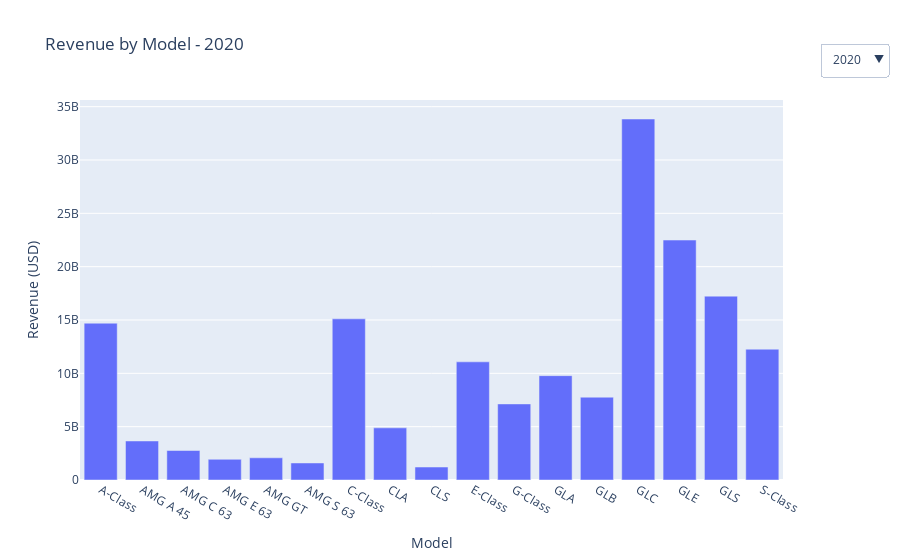

The notebook cell this image was saved under:
### Code cell
year_model_rev = (
    df.groupby(['Year', 'Model'])['Revenue']
      .sum()
      .reset_index()
)

years = sorted(year_model_rev['Year'].unique())
models = year_model_rev['Model'].unique()

fig = go.Figure()

kpi_data = []

for year in years:
    yearly_data = df[df['Year'] == year]
    total_revenue = yearly_data['Revenue'].sum()
    total_sales = yearly_data['Sales Volume'].sum()
    top_model = yearly_data.groupby('Model')['Revenue'].sum().idxmax()

    kpi_data.append({
        "year": year,
        "revenue": total_revenue,
        "sales": total_sales,
        "top_model": top_model
    })

    temp = year_model_rev[year_model_rev['Year'] == year]

    fig.add_trace(go.Bar(
        x=temp['Model'],
        y=temp['Revenue'],
        name=str(year),
        visible=False
    ))

# Show first year by default
fig.data[0].visible = True


buttons = []

for i, year in enumerate(years):
    yr_data = kpi_data[i]
    visibility = [False] * len(years)
    visibility[i] = True

    buttons.append(dict(
        label=str(year),
        method="update",
        args=[
            {"visible": visibility},
            {"title": f"""
Revenue by Model - {year}<br>
<b>Total Revenue:</b> ${yr_data['revenue']:,.0f} |
<b>Total Sales:</b> {yr_data['sales']:,} units |
<b>Top Model:</b> {yr_data['top_model']}
"""}
        ]
    ))
fig.update_layout(
    updatemenus=[dict(
        buttons=buttons,
        direction="down",
        x=1.15,
        y=1.15
    )],
    title=f"Revenue by Model - {years[0]}",
    yaxis_title="Revenue (USD)",
    xaxis_title="Model"
)

fig.show()

### Figure 1 — Plotly figure (JSON) as saved in the notebook; plotly's stock layout.template omitted (floating-point values rounded to 4 significant figures)
{"data": [{"name": "2020", "type": "bar", "visible": true, "x": ["A-Class", "AMG A 45", "AMG C 63", "AMG E 63", "AMG GT", "AMG S 63", "C-Class", "CLA", "CLS", "E-Class", "G-Class", "GLA", "GLB", "GLC", "GLE", "GLS", "S-Class"], "y": [14700931828, 3658197200, 2765520497, 1941008002, 2081472746, 1597179897, 15109876501, 4888993138, 1215942914, 11078992304, 7132551810, 9782435870, 7764771840, 33844444384, 22495778213, 17237623124, 12262419177]}, {"name": "2021", "type": "bar", "visible": false, "x": ["A-Class", "AMG A 45", "AMG C 63", "AMG E 63", "AMG GT", "AMG S 63", "C-Class", "CLA", "CLS", "E-Class", "G-Class", "GLA", "GLB", "GLC", "GLE", "GLS", "S-Class"], "y": [16581166974, 3850294297, 3533298991, 2066168839, 2890534740, 1833810220, 15521406617, 6372715827, 1587079905, 12697859090, 8858056280, 12346508890, 9613062199, 40215158200, 29378065249, 20995039847, 15163364727]}, {"name": "2022", "type": "bar", "visible": false, "x": ["A-Class", "AMG A 45", "AMG C 63", "AMG E 63", "AMG GT", "AMG S 63", "C-Class", "CLA", "CLS", "E-Class", "G-Class", "GLA", "GLB", "GLC", "GLE", "GLS", "S-Class"], "y": [18996477868, 4394341937, 3205523998, 2400453080, 2690254971, 1716509890, 15596979849, 6116660859, 1599078998, 14185886194, 8495281309, 12638136126, 10268558771, 36267471776, 29538135283, 19528922912, 14586810560]}, {"name": "2023", "type": "bar", "visible": false, "x": ["A-Class", "AMG A 45", "AMG C 63", "AMG E 63", "AMG GT", "AMG S 63", "C-Class", "CLA", "CLS", "E-Class", "G-Class", "GLA", "GLB", "GLC", "GLE", "GLS", "S-Class"], "y": [21657362375, 5035397562, 4027454755, 2473358233, 3257307452, 2250330496, 20652754096, 6980889181, 1595862887, 15463827377, 10251458435, 14910211984, 11198579720, 45823772271, 34531384105, 23634951687, 19129423529]}, {"name": "2024", "type": "bar", "visible": false, "x": ["A-Class", "AMG A 45", "AMG C 63", "AMG E 63", "AMG GT", "AMG S 63", "C-Class", "CLA", "CLS", "E-Class", "G-Class", "GLA", "GLB", "GLC", "GLE", "GLS", "S-Class"], "y": [19961390017, 4863232399, 4109433975, 2432624403, 2914112118, 2205618964, 18817209423, 7349014147, 1710696773, 15502571285, 11040667812, 14428401268, 11652236198, 41630398113, 30508348693, 22717333763, 17528102600]}, {"name": "2025", "type": "bar", "visible": false, "x": ["A-Class", "AMG A 45", "AMG C 63", "AMG E 63", "AMG GT", "AMG S 63", "C-Class", "CLA", "CLS", "E-Class", "G-Class", "GLA", "GLB", "GLC", "GLE", "GLS", "S-Class"], "y": [18251817679, 4699261790, 3674236756, 2446644041, 3024267063, 2062807484, 16651567081, 6783135062, 1744374985, 14115571788, 9899496565, 12796334001, 9656821753, 41071618680, 30341099582, 22082741802, 17334216253]}], "layout": {"title": {"text": "Revenue by Model - 2020"}, "updatemenus": [{"buttons": [{"args": [{"visible": [true, false, false, false, false, false]}, {"title": "\nRevenue by Model - 2020<br>\n<b>Total Revenue:</b> $169,558,139,445 |\n<b>Total Sales:</b> 1,775,583 units |\n<b>Top Model:</b> GLC\n"}], "label": "2020", "method": "update"}, {"args": [{"visible": [false, true, false, false, false, false]}, {"title": "\nRevenue by Model - 2021<br>\n<b>Total Revenue:</b> $203,503,590,892 |\n<b>Total Sales:</b> 2,038,877 units |\n<b>Top Model:</b> GLC\n"}], "label": "2021", "method": "update"}, {"args": [{"visible": [false, false, true, false, false, false]}, {"title": "\nRevenue by Model - 2022<br>\n<b>Total Revenue:</b> $202,225,484,381 |\n<b>Total Sales:</b> 1,999,856 units |\n<b>Top Model:</b> GLC\n"}], "label": "2022", "method": "update"}, {"args": [{"visible": [false, false, false, true, false, false]}, {"title": "\nRevenue by Model - 2023<br>\n<b>Total Revenue:</b> $242,874,326,145 |\n<b>Total Sales:</b> 2,300,721 units |\n<b>Top Model:</b> GLC\n"}], "label": "2023", "method": "update"}, {"args": [{"visible": [false, false, false, false, true, false]}, {"title": "\nRevenue by Model - 2024<br>\n<b>Total Revenue:</b> $229,371,391,951 |\n<b>Total Sales:</b> 2,110,802 units |\n<b>Top Model:</b> GLC\n"}], "label": "2024", "method": "update"}, {"args": [{"visible": [false, false, false, false, false, true]}, {"title": "\nRevenue by Model - 2025<br>\n<b>Total Revenue:</b> $216,636,012,365 |\n<b>Total Sales:</b> 1,903,674 units |\n<b>Top Model:</b> GLC\n"}], "label": "2025", "method": "update"}], "direction": "down", "x": 1.15, "y": 1.15}], "xaxis": {"title": {"text": "Model"}}, "yaxis": {"title": {"text": "Revenue (USD)"}}}}
